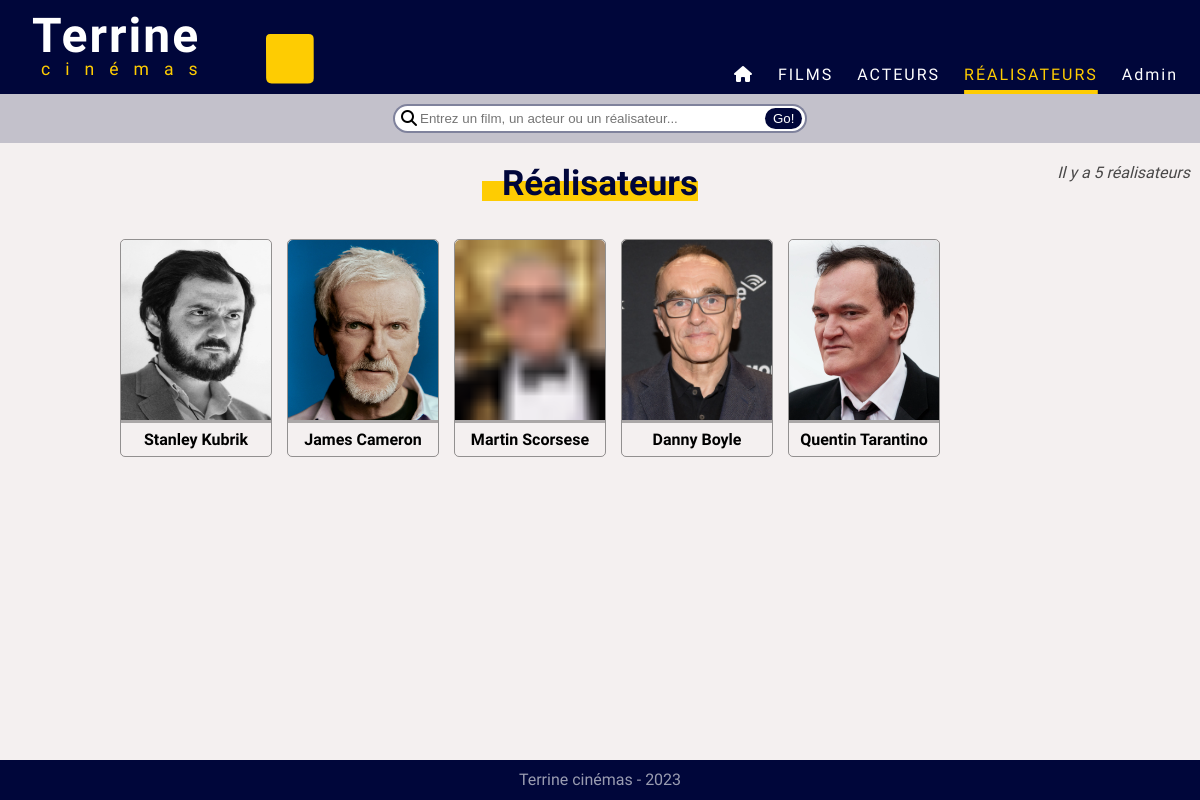
The app's page /index.php?action=listDirectors with its own data.
### tables this page shows
CREATE TABLE IF NOT EXISTS `director` (
  `director_id` int NOT NULL AUTO_INCREMENT,
  `person_id` int DEFAULT NULL,
  `type` varchar(50) DEFAULT 'director',
  PRIMARY KEY (`director_id`),
  KEY `FK_director_person` (`person_id`),
  CONSTRAINT `FK_director_person` FOREIGN KEY (`person_id`) REFERENCES `person` (`person_id`)
);

CREATE TABLE IF NOT EXISTS `person` (
  `person_id` int NOT NULL AUTO_INCREMENT,
  `person_firstName` varchar(150) NOT NULL,
  `person_lastName` varchar(150) NOT NULL,
  `person_gender` varchar(10) DEFAULT NULL,
  `person_birthDate` date DEFAULT NULL,
  `person_imgUrl` varchar(150) DEFAULT NULL,
  `create_Time` datetime DEFAULT CURRENT_TIMESTAMP,
  `type` varchar(50) DEFAULT 'person',
  PRIMARY KEY (`person_id`)
);

### controller/DirectorController.php (called while the page is built, shortened)
<?php
    class DirectorController {
        public function listDirectors() {
            $pdo = Connect::seConnecter();
            $request = $pdo->query("
                SELECT CONCAT(person_firstName, ' ', person_lastName) AS director_name, director_id, p.person_imgUrl
                FROM person p
                INNER JOIN director d ON d.person_id = p.person_id
            ");
            require "view/listDirectors.php";
        }
    }
?>

### view/listDirectors.php (the view, shortened to what this page needs)
    <p class="countElems">Il y a <?= $request->rowCount() ?> réalisateurs</p>
    <div class="subtitleDiv">
        <h2 class="movieListTitle">Réalisateurs</h2>
        <div class="underlineMovieListTitle"></div>
    </div>
    <ul class="directorsListGrid">
        <?php
        foreach ($request->fetchAll() as $dir) {
        ?>
            <a href="index.php?action=directorDetails&id=<?= $dir['director_id'] ?>" class="actorsCard">
                <li>
                    <div class="personCardImgWrapper">
                        <img class="personCardImg" src="<?= $dir['person_imgUrl'] ?>">
                    </div>
                    <p class="directorCardName"><?= $dir["director_name"] ?></p>
                </li>
            </a>
        <?php
        }
        ?>
    </ul>
<?php
    require "view/template.php";
?>

### public/css/style.css (style rules this page uses)
:root { --primary-color: #00063a; --secondary-color: #FECC02; }
body { background-color: #f4f0f0; margin: 0; animation: fadeIn 0.5s ease forwards; }
a, a:hover, a:visited, a:active { color: inherit; text-decoration: none; }
ul { list-style: none; padding-inline-start: 0; }
li { list-style: none; }
h2 { color: var(--primary-color); }
.movieListTitle { font-size:1.9em; }
.underlineMovieListTitle { width: 110%; position: absolute; height: 20px; bottom: 3px; right: 0px; z-index: -99; background-color: var(--secondary-color); }
.directorsListGrid { display: grid; grid-template-columns: repeat(6, 1fr); grid-template-rows: 1fr; grid-column-gap: 15px; grid-row-gap: 25px; width: 80%; margin: 0 auto; }
.personCardImg { width: 150px; height: 200px; border-top-left-radius: 5px; border-top-right-radius: 5px; margin: 0 auto; transition: all 0.5s; }
.personCardImgWrapper { width: 150px; height: 180px; overflow: hidden; border-bottom: 3px solid rgba(0,0,0,0.3); }
.actorsCard { display: block; margin: 0 auto; width: 150px; border: 1px solid rgba(0, 0, 0, 0.4); border-radius: 5px; height: fit-content; transition: all 0.5s; }
.directorCardName { text-align: center; font-weight: bold; margin-block-start: 0; margin-block-end: 0; padding: 7px 0; transition: all 0.5s; border-bottom-right-radius: 5px; border-bottom-left-radius: 5px; }
.subtitleDiv { width: fit-content; margin: 0 auto; position: relative; margin-bottom: 35px; font-size: 1.15em; }
.subtitleDiv h2 { margin-block-start: 0; margin-block-end: 0; }
.countElems { position: absolute; right: 10px; font-style: italic; opacity: 0.7; margin-block-start: 0; margin-block-end: 0; }
a { text-decoration: none; }

### records on screen
director: person.person_imgUrl (picture), director_name "Stanley Kubrik"
director: person.person_imgUrl (picture), director_name "James Cameron"
director: person.person_imgUrl (picture), director_name "Martin Scorsese"
director: person.person_imgUrl (picture), director_name "Danny Boyle"
director: person.person_imgUrl (picture), director_name "Quentin Tarantino"

### other values on screen
$request->rowCount() "5"
